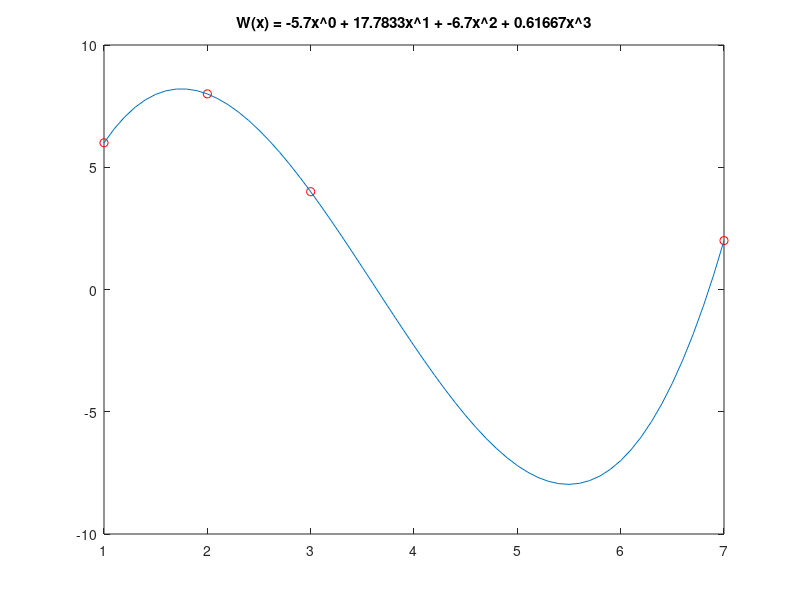

Source code (MATLAB):
clear all
X = [1 3 2 7]; % input('Input X: ');
Y = [6 4 8 2]; % input('Input Y: ');

n = length(X);
V = zeros(n);

% Calculate Vardermond's matrix
for i = 1 : n
    for j = 1 : n
        V(i, j) = X(i)^(j-1);
    end
end

% Print Vardermond's matrix
V;

% Calculate attributes matrix
A = inv(V) * Y';

% Print A matrix
A;

% A1 = polyfit(X, Y, n - 1)

% Draw points f(X) = Y
plot(X, Y, 'or')
hold on

x = min(X) : 0.1 : max(X);

W = 0;
for k = 1 : n
    W = W + A(k)*x.^(k - 1);
end

% Draw plot
plot(x, W)

% Set proper name to the plot
tit = ('W(x) = ');
for i = 1 : n - 1
    A1 = num2str(A(i));
    tit = [tit A1];
    tit = [tit 'x\^'];
    tit = [tit num2str(i - 1)];
    tit = [tit ' + '];
end

A1 = num2str(A(n));
tit = [tit A1];
tit = [tit 'x\^' num2str(n - 1)];
title(tit)
